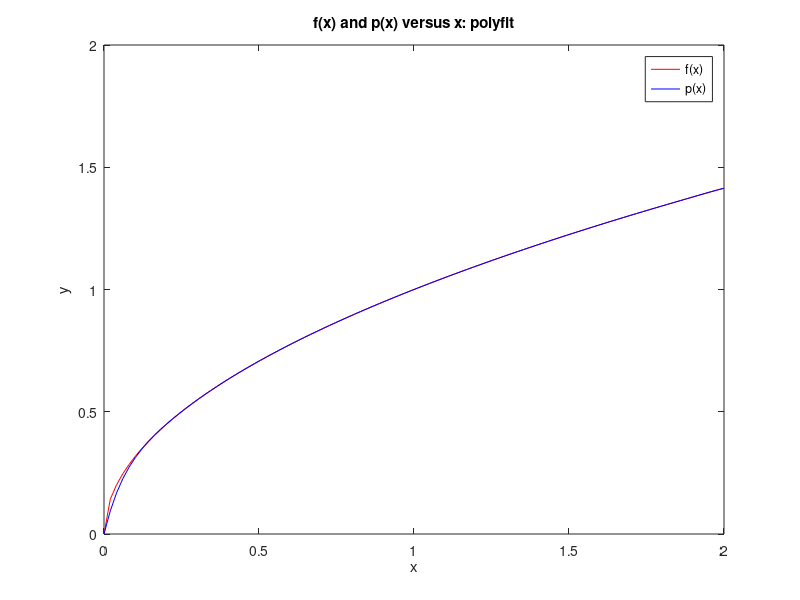
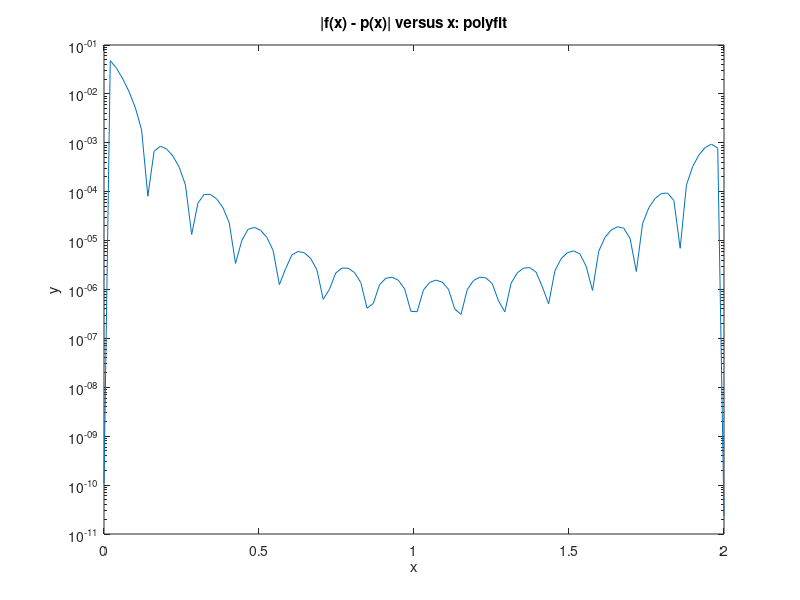
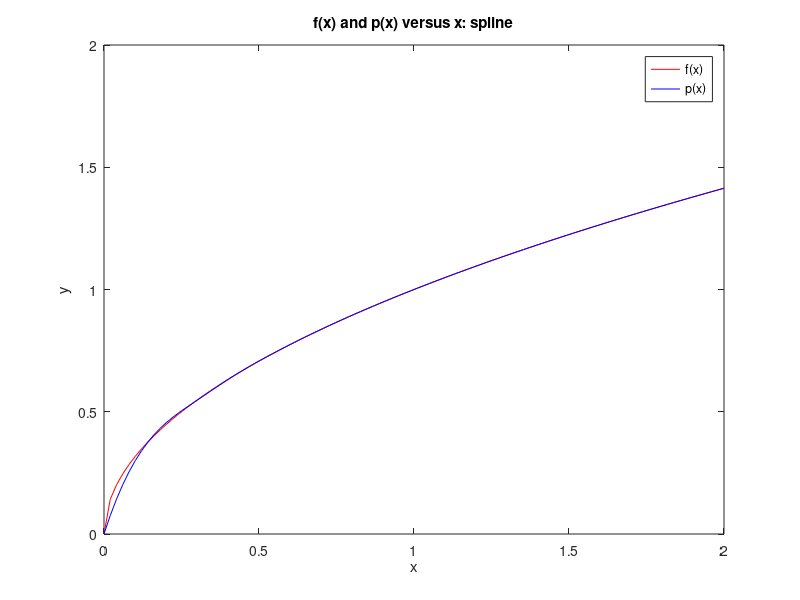
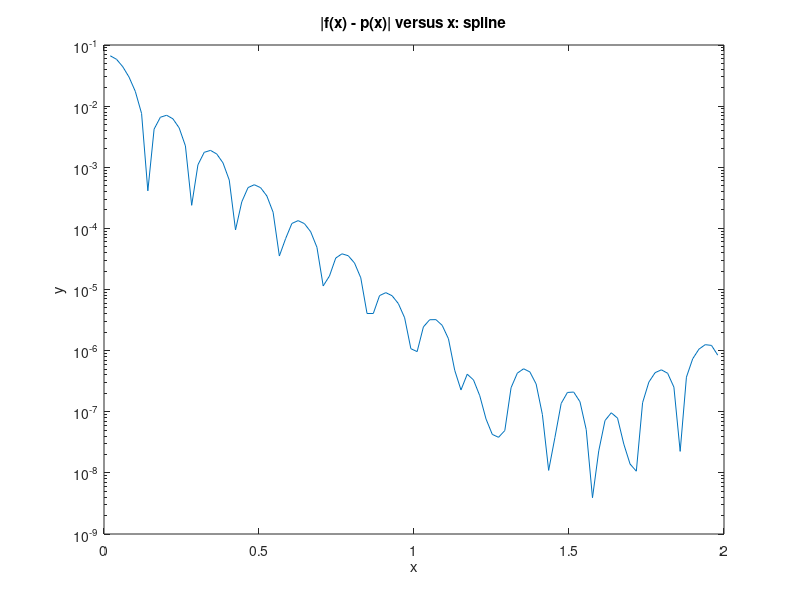

The MATLAB source for these figures, in order: (Note: this script raises an error after producing the figures.)
clear all; close all;
f = @(x) sqrt(x);
x1 = linspace(0, 2, 15);
%a
p = polyfit(x1, f(x1), length(x1)-1);

x2 = linspace(0, 2, 100);
figure(1);
plot(x2, f(x2), 'r', x2, polyval(p, x2), 'b')
title("f(x) and p(x) versus x: polyfit");
xlabel("x"); ylabel("y");
legend("f(x)", "p(x)")

x2 = linspace(0, 2, 100);
figure(2);
semilogy(x2, abs(f(x2)-polyval(p, x2)))
title("|f(x) - p(x)| versus x: polyfit")
xlabel("x"); ylabel("y");

%b

p = spline(x1, f(x1), x2);

x2 = linspace(0, 2, 100);
figure(3);
plot(x2, f(x2), 'r', x2, p, 'b')
title("f(x) and p(x) versus x: spline");
xlabel("x"); ylabel("y");
legend("f(x)", "p(x)")

x2 = linspace(0, 2, 100);
figure(4);
semilogy(x2, abs(f(x2)-p))
title("|f(x) - p(x)| versus x: spline")
xlabel("x"); ylabel("y");

%c
%p = chebyshevT(15, x2);

p = polyfit(chebby(0, 2, 14), f(chebby(0, 2, 14)), length(x1)-1);

x2 = linspace(0, 2, 100);
figure(5);
plot(x2, f(x2), 'r', x2, polyval(p, x2), 'b')
title("f(x) and p(x) versus x: chebyshev");
xlabel("x"); ylabel("y");
legend("f(x)", "p(x)")

x2 = linspace(0, 2, 100);
figure(6);
semilogy(x2, abs(f(x2)-polyval(p, x2)))
title("|f(x) - p(x)| versus x: chebyshev")
xlabel("x"); ylabel("y");

function x = chebby(a, b, n)
    x = zeros(1, n);
    for i= 1:n
        j = i-1
        x(i) = 1/2*(a+b)+1/2*(b-a)*cos(pi*(2*j+1)/(2*n+2));
    end
end

